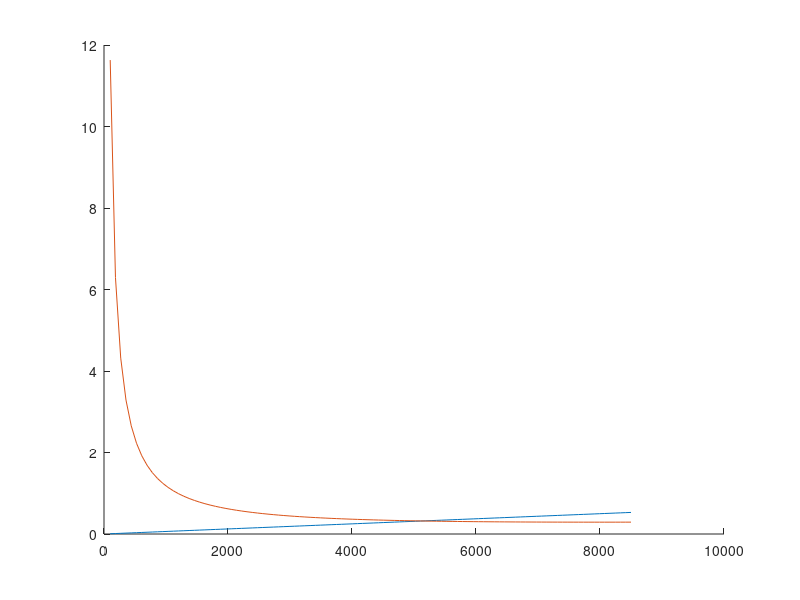

MATLAB code to generate this figure: (Note: this script raises an error after producing the figure.)
clear;
clc;
close all;
addpath(genpath(fileparts(mfilename('fullpath'))));

%dades generals
S = 76.17 ; %superficie [m^2]
mtow = 39848.43 ; %kg
v_cruise = 842.0*1000/3600 ; %velocitat de creuer [m/s]
T_to = 125e3 ; % takeoff thrust [N]
AR = 8.94 ; %aspect ratio [-]
g = 9.81;


%% Similar aircrafts' point of design

a220H = 0.347498475;
a220V = 5309.542386;
crj900H = 0.337218527;
crj900V = 5325.269792;
crj700H = 0.367366812;
crj700V = 4864.816181;

 
%% Takeoff
% takeoff at??
sigma = 0.974/1.225 ;
cLmax = 1.8 ;
% Takeoff parameter
TOP = mtow*9.81/S * mtow*9.81/T_to * 1/cLmax * 1/sigma ; 

%% Cruise
rho = 0.363918 ; %kg/m^3; 11km
q = 0.5*rho*v_cruise^2 ; %dynamic pressure 
W_to = mtow*9.81 ;
W_cr = W_to * 0.85 ; %la relació ha de ser aprox. 0.85 segons els apunts que tenen a greva
e = 0.8 ; %oswald efficiency factor
T_cr = 22241.108 ; %N (T en creuer és molt diferent que en takeoff, dada trobada a internet -web guardada a l'excel-)

cD = T_cr / (q*S) ; %T = D
cL = W_cr / (q*S) ; %L = W
cD_0 = cD - cL^2 / (pi*e*AR) ;


%% Distància d'aterratge
Vstall = 76.56 ; %m/s (calculada a partir de les mitges de les Vstall calculades de cada aeornau semblant)
W_S_1 = 0.5*Vstall^2*0.974*2.5 ; %línia vertical del plot (hem agafat 126m/s com a referència perq per tema flaps, etc no serà 76.56)

%% 2n segment 
gamma = atan(1.2/100) ;
N_e = 2 ;
W_2 = W_to ;
T_2seg = T_to ; 
q_2 = 0.5*1.21*(1.2*Vstall)^2 ;
cD_2 = (T_2seg/2 + W_2*gamma) / (q_2*S) ; %El thrust aquí és la meitat ja que hi ha fallada crítica d'un dels motors
cL_2 = W_2 / (q_2*S) ;
%T_W_2seg = N_e/(N_e - 1) * T_to/2*1/(T_2seg/2) * W_2/W_to * (cD_2/cL_2 +
%gamma) --> utilitzem la fórmula d'abaix perq la relació de pesos i thrust
%és 1 (l'equació utilitzada està treta de: https://www.fzt.haw-hamburg.de/pers/Scholz/dimensionierung/2seg_nn.htm
T_W_2seg = N_e/(N_e - 1) * (cD_2/cL_2 + gamma) ;

%% càlculs dels vectors per plotejar
W_S = linspace(100,8500,100) ;
T_W_to = zeros(length(W_S),1) ;
T_W_cr = zeros(length(W_S),1) ;
for nElem = 1:length(W_S)
    T_W_to(nElem) = W_S(nElem) / TOP * 1/cLmax * 1/sigma ;
    T_W_cr(nElem) = T_to/T_cr * W_cr/W_to * q/(W_S(nElem)*W_cr/W_to) * ( cD_0 + (W_S(nElem)*W_cr/W_to)^2 * 1/(q^2*pi*AR*e)) ;
end

%% Point of Design
finalMTOW = 39850*g;
CLMax = 3.062;
CLPoD = 2.1;
PointOfDesignVer = 0.5*Vstall^2*0.974*CLPoD;
PointOfDesignHor = 0.374;

finalT = finalMTOW*PointOfDesignHor;
finalS = finalMTOW/PointOfDesignVer;


%% Diagrama
figure
hold on
plot(W_S,T_W_to,W_S,T_W_cr)
xline(W_S_1, 'r');
yline(T_W_2seg)
% xline(PointOfDesignVer, 'b');
% yline(PointOfDesignHor, 'b');

scatter(PointOfDesignVer, PointOfDesignHor, 'r', 'filled');
scatter(a220V, a220H,   'filled');
scatter(crj700V, crj700H, 'filled');
scatter(crj900V, crj900H,'filled');
plot([0 PointOfDesignVer], [PointOfDesignHor PointOfDesignHor], '--', 'color', 'r' );
plot([PointOfDesignVer PointOfDesignVer], [0 PointOfDesignHor],  '--', 'color', 'r');
xlim([0 8500])
ylim([0 1])
legend('Takeoff', 'Cruise', 'Landing distance', '2nd segment climb', 'Design point', 'A220', 'CRJ700', 'CRJ900', 'location', 'north')
title('T/W - W/S')
xlabel('$\frac{W}{S} [N/m^2]$', 'interpreter','latex')
ylabel('$\frac{T}{W} [-]$','interpreter','latex')
grid on
hold off
